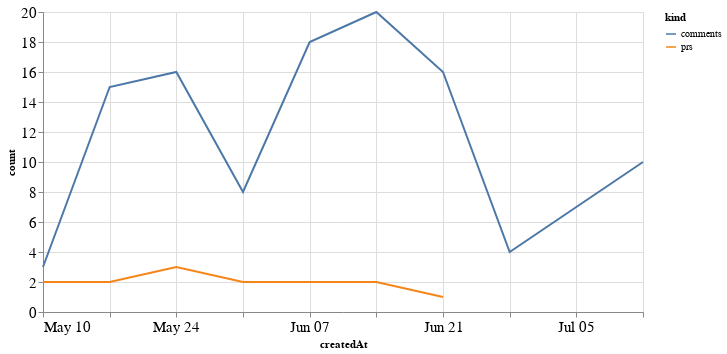

The notebook cell saved with this chart:
### Code cell
alt.Chart(total_time, width=600).mark_line().encode(
    x='createdAt',
    y='count',
    color='kind'
)

### Figure 1 — Vega-Lite specification as saved in the notebook (floating-point values rounded to 4 significant figures)
{"config": {"axisLeft": {"labelFontSize": 15}, "axisBottom": {"labelFontSize": 15}}, "data": {"name": "data-8ec3d3ecc4c8b460320f2fae391532a7"}, "mark": "line", "encoding": {"color": {"type": "nominal", "field": "kind"}, "x": {"type": "temporal", "field": "createdAt"}, "y": {"type": "quantitative", "field": "count"}}, "width": 600, "$schema": "https://vega.github.io/schema/vega-lite/v4.8.1.json", "datasets": {"data-8ec3d3ecc4c8b460320f2fae391532a7": [{"createdAt": "2020-05-10T00:00:00", "kind": "prs", "count": 2.0}, {"createdAt": "2020-05-17T00:00:00", "kind": "prs", "count": 2.0}, {"createdAt": "2020-05-24T00:00:00", "kind": "prs", "count": 3.0}, {"createdAt": "2020-05-31T00:00:00", "kind": "prs", "count": 2.0}, {"createdAt": "2020-06-07T00:00:00", "kind": "prs", "count": 2.0}, {"createdAt": "2020-06-14T00:00:00", "kind": "prs", "count": 2.0}, {"createdAt": "2020-06-21T00:00:00", "kind": "prs", "count": 1.0}, {"createdAt": "2020-06-28T00:00:00", "kind": "prs", "count": null}, {"createdAt": "2020-07-05T00:00:00", "kind": "prs", "count": null}, {"createdAt": "2020-07-12T00:00:00", "kind": "prs", "count": null}, {"createdAt": "2020-05-10T00:00:00", "kind": "comments", "count": 3.0}, {"createdAt": "2020-05-17T00:00:00", "kind": "comments", "count": 15.0}, {"createdAt": "2020-05-24T00:00:00", "kind": "comments", "count": 16.0}, {"createdAt": "2020-05-31T00:00:00", "kind": "comments", "count": 8.0}, {"createdAt": "2020-06-07T00:00:00", "kind": "comments", "count": 18.0}, {"createdAt": "2020-06-14T00:00:00", "kind": "comments", "count": 20.0}, {"createdAt": "2020-06-21T00:00:00", "kind": "comments", "count": 16.0}, {"createdAt": "2020-06-28T00:00:00", "kind": "comments", "count": 4.0}, {"createdAt": "2020-07-05T00:00:00", "kind": "comments", "count": 7.0}, {"createdAt": "2020-07-12T00:00:00", "kind": "comments", "count": 10.0}]}}
